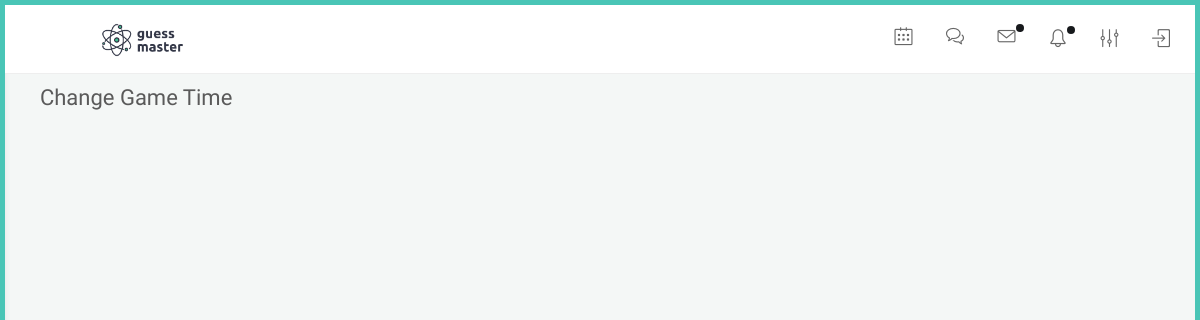
Page /adminapp/change-time on the earlier database version.
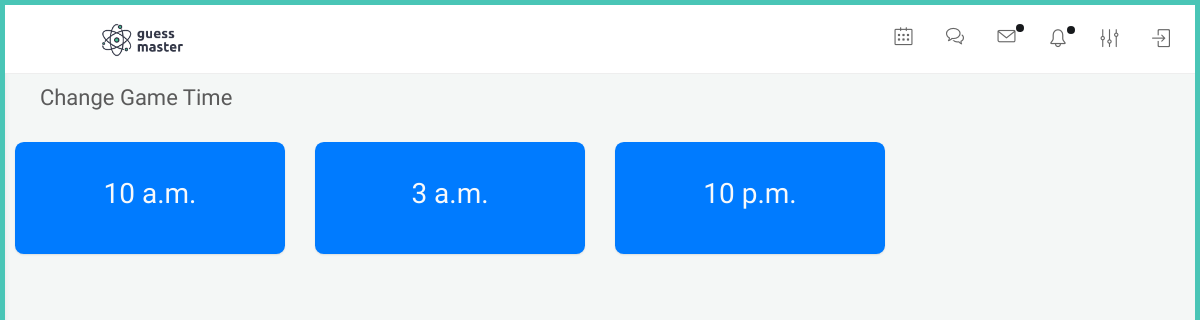
Same page on the later database version.
### adminapp/models.py (models this page shows, shortened)
class PlayTime(models.Model):
    start_time = models.TimeField()
    end_time = models.TimeField()

### adminapp/views.py (the view)
# urls.py: path('change-time',views.change_time,name="change_time"),
def change_time(request):
    try:
        times = PlayTime.objects.filter().all()
    except:
        pass
    context = {
        'times' : times
    }
    return render(request,'adminapp/change_time.html',context)

### templates/adminapp/change_time.html
{% extends 'adminapp/partials/base.html' %}
{% load static %}
{% block content %}
<div id="main-content">
    <div class="container-fluid">
        <div class="block-header">
            <div class="row">
                <div class="col-lg-5 col-md-8 col-sm-12">
                    <h2><a href="javascript:void(0);" class="btn btn-xs btn-link btn-toggle-fullwidth"><i class="fa fa-arrow-left"></i></a>Change Game Time</h2>
                </div>
            </div>
        </div>
        <div class="row clearfix">
            {% for time in times %}
            <div class="col-lg-3 col-md-12">
                <a href="{% url 'adminapp:change_game_time' time.id %}">
                <div class="card text-center bg-primary">
                    <div class="body">
                        <div class="p-15 text-light">
                            <h3>{{time.end_time}}</h3>
                        </div>
                    </div>
                </div>
                </a>
            </div>
            {% endfor %}
        </div>
    </div>
</div>
{% endblock %}

Differences in the rows shown:
added PlayTime: end_time "10 a.m."
added PlayTime: end_time "3 a.m."
added PlayTime: end_time "10 p.m."
